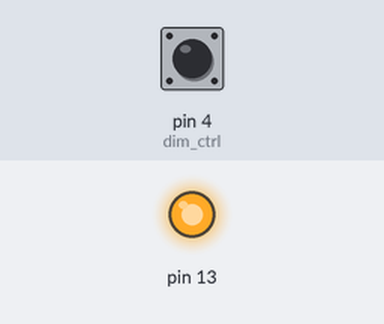
Recording of a sketch running on a simulated Arduino Uno, built with avr-gcc and run on an emulated ATmega328P. On the bench: output pins drawn as LEDs (lit = HIGH). The inputs (shaded band) are chosen by the test bench; at power-on: pin 4 (dim_ctrl) HIGH.

Above: at 1.2 s.
1.3 s: pin 4 (dim_ctrl) pulled LOW for 0.15 s
At 1.37 s:
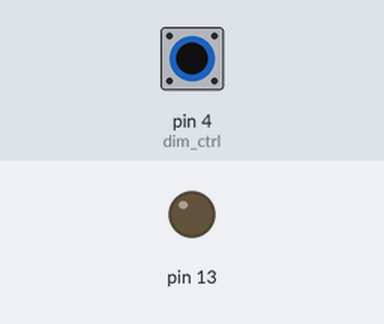
2.9 s: pin 4 (dim_ctrl) pulled LOW for 3.2 s
At 6.7 s:
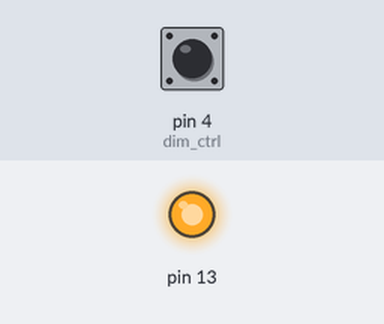
Timing chart, 0 to 8.2 s (numbered marks = the images above; inputs shaded):
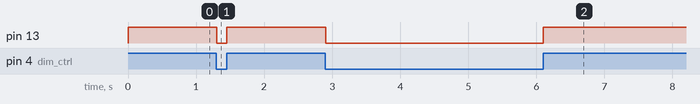

Measured:
- after the input at 1.3 s, pin 13: HIGH → LOW at once, → HIGH 0.15 s later
- after the input at 2.9 s, pin 13: HIGH → LOW at once, → HIGH 3.2 s later

The sketch:

button-read.ino
```cpp
int dim_ctrl = 4;

void setup() {
  // put your setup code here, to run once:
  pinMode(dim_ctrl, INPUT_PULLUP);

  //digitalWrite(dim_ctrl, HIGH);

  pinMode(13, OUTPUT);

}

void loop() {
  if (digitalRead(dim_ctrl) == HIGH) {
    delayMicroseconds(1000); //此延迟控制电源
    digitalWrite(13, HIGH);
  } else {
    delayMicroseconds(5000);
    digitalWrite(13, LOW);
  }

}
```
